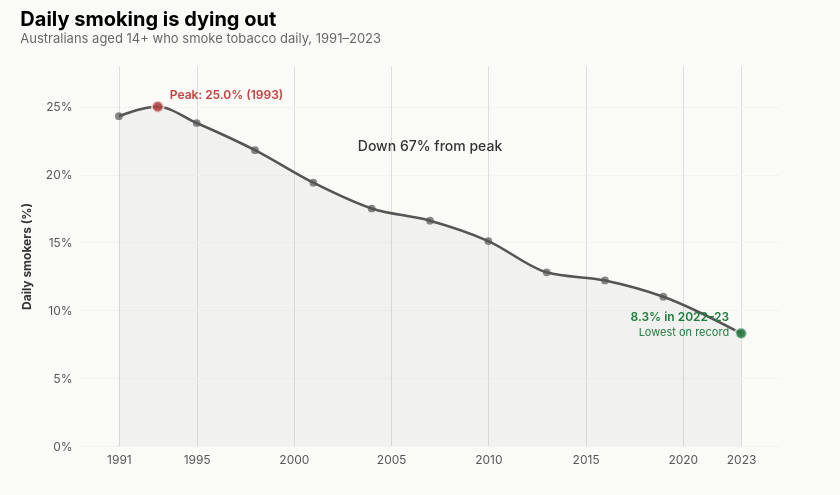

Write a Vega-Lite specification for this figure.
### Vega-Lite specification from a JSON file in a GitHub repository (floating-point values rounded to 4 significant figures)
{"$schema": "https://vega.github.io/schema/vega-lite/v5.json", "title": {"text": "Daily smoking is dying out", "subtitle": "Australians aged 14+ who smoke tobacco daily, 1991–2023", "anchor": "start", "fontSize": 20, "subtitleFontSize": 13, "subtitleColor": "#666", "offset": 20}, "width": 700, "height": 380, "padding": {"left": 20, "right": 60, "top": 10, "bottom": 30}, "background": "#FAFAF7", "config": {"view": {"stroke": null}, "font": "Inter, system-ui, sans-serif"}, "data": {"values": [{"year": 1991, "rate": 24.3}, {"year": 1993, "rate": 25.0}, {"year": 1995, "rate": 23.8}, {"year": 1998, "rate": 21.8}, {"year": 2001, "rate": 19.4}, {"year": 2004, "rate": 17.5}, {"year": 2007, "rate": 16.6}, {"year": 2010, "rate": 15.1}, {"year": 2013, "rate": 12.8}, {"year": 2016, "rate": 12.2}, {"year": 2019, "rate": 11.0}, {"year": 2023, "rate": 8.3}]}, "encoding": {"x": {"field": "year", "type": "quantitative", "title": null, "scale": {"domain": [1989, 2025], "nice": false}, "axis": {"values": [1991, 1995, 2000, 2005, 2010, 2015, 2020, 2023], "format": "d", "labelFontSize": 12, "labelColor": "#555", "labelFont": "Inter", "domain": false, "ticks": false, "labelPadding": 8}}, "y": {"field": "rate", "type": "quantitative", "title": "Daily smokers (%)", "scale": {"domain": [0, 28]}, "axis": {"values": [0, 5, 10, 15, 20, 25], "labelExpr": "datum.value + '%'", "labelFontSize": 12, "labelColor": "#555", "labelFont": "Inter", "titleFontSize": 12, "titleColor": "#333", "titleFont": "Inter", "titlePadding": 12, "grid": true, "gridColor": "#EEE", "gridDash": [2, 2], "domain": false, "ticks": false, "labelPadding": 8}}}, "layer": [{"mark": {"type": "area", "color": "#888", "opacity": 0.08, "interpolate": "monotone", "line": false}, "encoding": {}}, {"mark": {"type": "line", "color": "#555", "strokeWidth": 2.5, "interpolate": "monotone"}, "encoding": {"tooltip": [{"field": "year", "type": "quantitative", "title": "Year"}, {"field": "rate", "type": "quantitative", "title": "Smoking rate (%)"}]}}, {"mark": {"type": "point", "filled": true, "color": "#555", "size": 60}, "encoding": {}}, {"transform": [{"filter": "datum.year == 1993"}], "mark": {"type": "point", "filled": true, "color": "#C04040", "size": 140, "stroke": "#FAFAF7", "strokeWidth": 2}, "encoding": {}}, {"transform": [{"filter": "datum.year == 1993"}], "mark": {"type": "text", "dx": 12, "dy": -12, "fontSize": 12, "fontWeight": 600, "color": "#C04040", "align": "left"}, "encoding": {"text": {"value": "Peak: 25.0% (1993)"}}}, {"transform": [{"filter": "datum.year == 2023"}], "mark": {"type": "point", "filled": true, "color": "#1F7A3D", "size": 140, "stroke": "#FAFAF7", "strokeWidth": 2}, "encoding": {}}, {"transform": [{"filter": "datum.year == 2023"}], "mark": {"type": "text", "dx": -12, "dy": -16, "fontSize": 12, "fontWeight": 600, "color": "#1F7A3D", "align": "right"}, "encoding": {"text": {"value": "8.3% in 2022–23"}}}, {"transform": [{"filter": "datum.year == 2023"}], "mark": {"type": "text", "dx": -12, "dy": 0, "fontSize": 11, "color": "#1F7A3D", "align": "right"}, "encoding": {"text": {"value": "Lowest on record"}}}, {"data": {"values": [{"x": 2007, "y": 22, "txt": "Down 67% from peak"}]}, "mark": {"type": "text", "fontSize": 14, "fontWeight": 500, "color": "#333", "align": "center"}, "encoding": {"x": {"field": "x", "type": "quantitative"}, "y": {"field": "y", "type": "quantitative"}, "text": {"field": "txt"}}}]}
